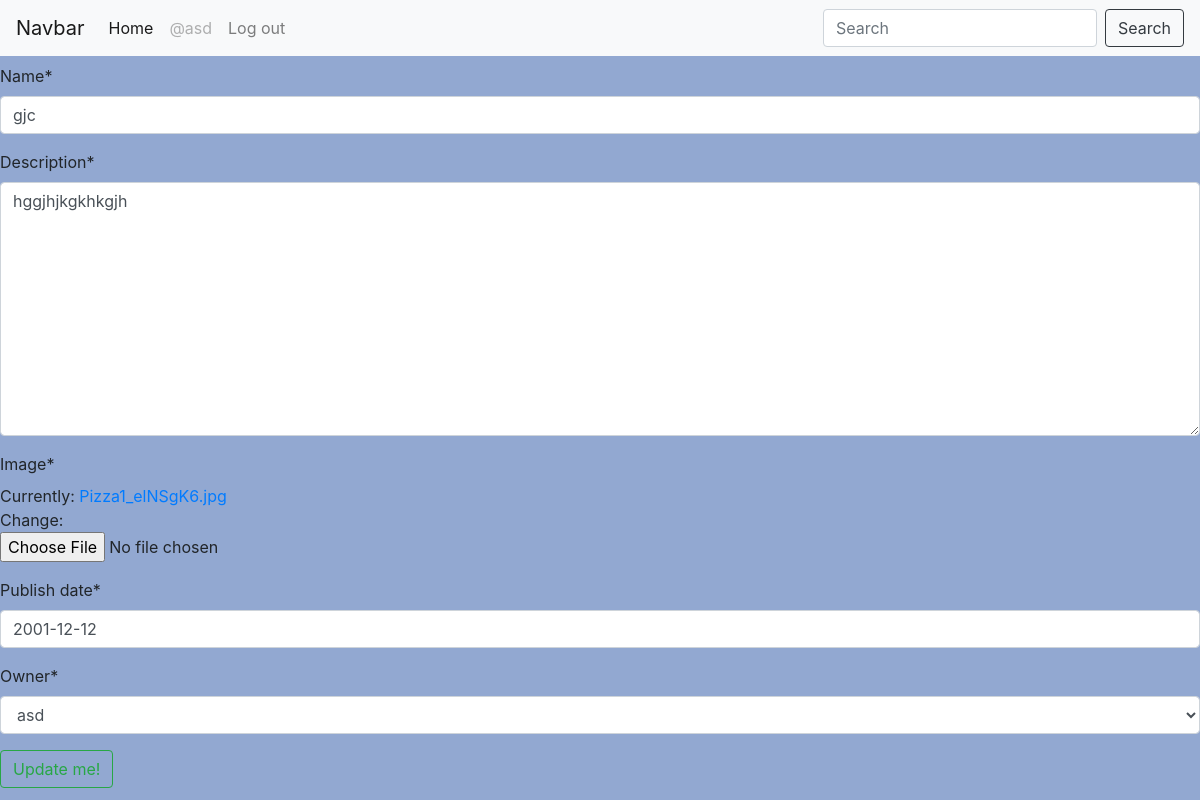
Screenshot of /update/9/ (signed in) with the database file from the repository.
### restaurants/models.py (models this page shows)
class Restaurant(models.Model):
	name = models.CharField(max_length = 30)
	description = models.TextField()
	image = models.ImageField(null=True)
	opening_time = models.TimeField(auto_now_add=True)
	closing_time = models.TimeField(auto_now_add=True)
	publish_date = models.DateField(null=True)
	owner = models.ForeignKey(User, default=1, on_delete=models.CASCADE)

### restaurants/views.py (the view)
# urls.py: path("update/<int:rest_id>/", views.update, name="restaurant_update"),
def update(request , rest_id):
	rest_obj = Restaurant.objects.get(id=rest_id)
	if not(request.user.is_staff or request.user==rest_obj.owner):
		raise Http404
	form = RestaurantForm(instance=rest_obj)
	if request.method == "POST":
		form = RestaurantForm(request.POST , request.FILES or None, instance=rest_obj)
		if form.is_valid():
			form.save()
			return redirect("rest_list")
	context = {
		"update_form":form,
		"rest_obj":rest_obj,
	}
	return render(request, "restaurant_update.html", context)

### restaurants/forms.py
class RestaurantForm(forms.ModelForm):
	class Meta:
		model = Restaurant
		fields = "__all__"
		excloud = "name"
		widgets = {
			"publish_date": forms.DateInput(attrs={"type":"data"})
		}

### restaurants/templates/restaurant_update.html (shortened to what this page needs)
{% extends "base.html" %}
{% load crispy_forms_tags %}
{% block form %}
	<form action="{% url 'restaurant_update' rest_id=rest_obj.id %}" method='POST' >
		{{update_form|crispy}}
		<input type="submit" value="Update me!" name="Update me!" class="btn btn-outline-success">
{% endblock form %}

### restaurants/templates/base.html (shortened to what this page needs)
<!doctype html>
{% load static %}
<html lang="en">
  <head>
    <link rel="stylesheet" href="https://maxcdn.bootstrapcdn.com/bootstrap/4.0.0/css/bootstrap.min.css">
    <link rel="stylesheet" href="{% static 'style.css' %}">
  </head>
  <body>
<nav class="navbar navbar-expand-lg navbar-light bg-light">
  <a class="navbar-brand" href="#">Navbar</a>
  <div class="collapse navbar-collapse" id="navbarSupportedContent">
    <ul class="navbar-nav mr-auto">
      <li class="nav-item active">
        <a class="nav-link" href="#">Home <span class="sr-only">(current)</span></a>
      </li>
      {% if request.user.is_authenticated %}
      <li class="nav-item">
        <a class="nav-link disabled" href="#">@{{request.user}}</a>
      <li class="nav-item">
        <a class="nav-link" href="{% url 'logout' %}">Log out</a>
      {% endif %}
    </ul>
    <form class="form-inline my-2 my-lg-0" action="{% url 'rest_list' %}" method="GET">
      <input class="form-control mr-sm-2" type="search" placeholder="Search" aria-label="Search" name="q">
      <button class="btn btn-outline-dark my-2 my-sm-0" type="submit">Search</button>
    </form>
  </div>
</nav>
  {% block form %}
  {% endblock form %}
  </body>
</html>

### restaurants/static/style.css (style rules this page uses)
body { background-color: #92a8d1; }

### rows the page displays
Restaurant: name "gjc", description "hggjhjkgkhkgjh", publish_date "2001-12-12", owner "asd"

### other values shown
{{ request.user }} "asd"
